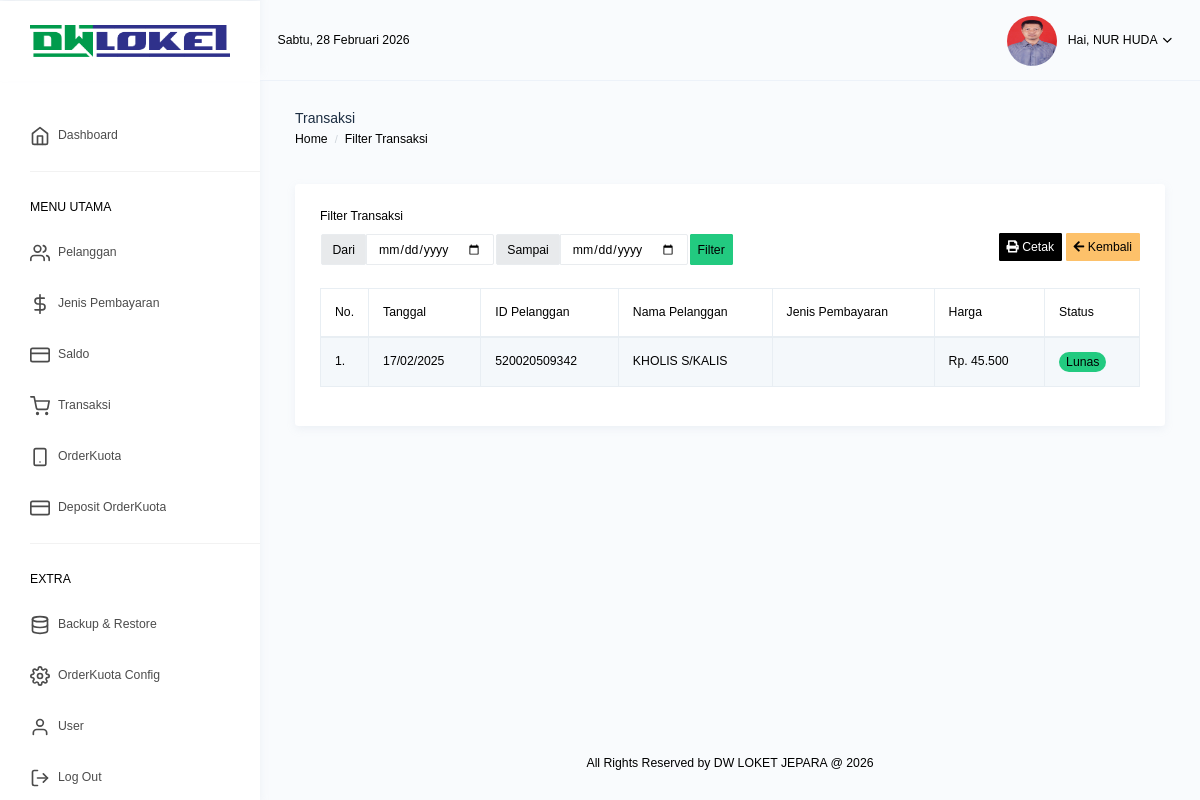
/transaksi/cari_transaksi.php?id=309 (signed in), run on the app's committed database.
### tables this page shows
CREATE TABLE `tb_user` (
  `id_user` int NOT NULL AUTO_INCREMENT,
  `username` varchar(50) NOT NULL,
  `password` varchar(255) DEFAULT NULL,
  `nama` varchar(100) NOT NULL,
  `email` varchar(100) NOT NULL,
  `foto` varchar(50) NOT NULL,
  `level` enum('admin','user') NOT NULL,
  PRIMARY KEY (`id_user`)
);

CREATE TABLE `transaksi` (
  `id_transaksi` int NOT NULL AUTO_INCREMENT,
  `tgl` date NOT NULL,
  `idpel` varchar(100) NOT NULL,
  `nama` varchar(100) NOT NULL,
  `produk` varchar(255) DEFAULT NULL,
  `id_bayar` int NOT NULL,
  `harga` varchar(100) NOT NULL,
  `status` enum('Lunas','Belum') NOT NULL,
  `ket` varchar(50) NOT NULL,
  PRIMARY KEY (`id_transaksi`),
  KEY `id_bayar` (`id_bayar`),
  CONSTRAINT `transaksi_ibfk_1` FOREIGN KEY (`id_bayar`) REFERENCES `tb_jenisbayar` (`id_bayar`) ON DELETE CASCADE ON UPDATE CASCADE
);

### config/config.php (called while the page is built, shortened)
<?php
function base_url($url = null) {
    $protocol = isset($_SERVER['HTTPS']) && $_SERVER['HTTPS'] === 'on' ? "https://" : "http://";
    $host = $_SERVER['HTTP_HOST'];
    $script_name = $_SERVER['SCRIPT_NAME'];
    $base_path = "/dwloket_ok";
    $root_url = $protocol . $host . $base_path;
    if($url != null) {
        return $root_url."/".$url;
    } else {
        return $root_url;
    }
}
function format_hari_tanggal($waktu)
{
$hari_array = array(
'Minggu',
'Senin',
'Selasa',
'Rabu',
'Kamis',
'Jumat',
'Sabtu'
);
$hr = date('w', strtotime($waktu));
$hari = $hari_array[$hr];
$tanggal = date('j', strtotime($waktu));
$bulan_array = array(
1 => 'Januari',
2 => 'Februari',
3 => 'Maret',
4 => 'April',
5 => 'Mei',
6 => 'Juni',
7 => 'Juli',
8 => 'Agustus',
9 => 'September',
10 => 'Oktober',
11 => 'November',
12 => 'Desember',
);
$bl = date('n', strtotime($waktu));
$bulan = $bulan_array[$bl];
$tahun = date('Y', strtotime($waktu));
return "$hari, $tanggal $bulan $tahun";
}

### transaksi/cari_transaksi.php (the view, shortened to what this page needs)
<?php
include_once('../header.php');
$id = @$_GET['id'];
$sql = $koneksi->query("SELECT * FROM transaksi WHERE id_transaksi='$id'");
?>
<!DOCTYPE html>
<html lang="en">
<head>
</head>
<body>
    <div class="page-breadcrumb">
        <div class="row">
            <div class="col-7 align-self-center">
                <h4 class="page-title text-truncate text-dark font-weight-medium mb-1">Transaksi</h4>
                <div class="d-flex align-items-center">
                    <nav aria-label="breadcrumb">
                        <ol class="breadcrumb m-0 p-0">
                            <li class="breadcrumb-item"><a href="<?=base_url('home')?>" class="text-muted">Home</a></li>
                            <li class="breadcrumb-item text-muted active" aria-current="page">Filter Transaksi</li>
                        </ol>
                    </nav>
                </div>
            </div>
        </div>
    </div>
    <div class="container-fluid">
        <div class="row">
            <div class="col-12">
                <div class="card">
                    <div class="card-body">
                        <h4 class="card-title">Filter Transaksi</h4>
                        <div class="table-responsive">
							<div class="float-right">
							<a href="<?=base_url('laporan/cetak_filter.php')?>" class="btn btn-secondary btn-sm" target="_blank"><i class="fa fa-print"></i> Cetak</a>
								<a href="<?=base_url('transaksi')?>" class="btn btn-warning btn-sm"><i class="fa fa-arrow-left"></i> Kembali</a>
							</div>
							<div class="float-left">
								<form action="#" method="POST">
									<table>
										<tr>
											<td>
												<div class="input-group">
													<span class="input-group-text" id="basic-addon1">Dari</span>
													<input type="date" class="form-control" name="tgl1">
												</div>
											</td>
											<td>
												<div class="input-group">
													<span class="input-group-text" id="basic-addon1">Sampai</span>
													<input type="date" class="form-control" name="tgl2">
												</div>
											</td>
											<td>
												<input type="submit" value="Filter" name="cari"
													class="form-control btn btn-success btn-sm">
											</td>
										</tr>
									</table>
								</form>
							</div><br><br><br>
							<table class="table table-bordered table-hover table-striped" id="">
								<thead>
									<tr>
										<th style="width: 5%">No.</th>
										<th>Tanggal</th>
										<th>ID Pelanggan</th>
										<th>Nama Pelanggan</th>
										<th>Jenis Pembayaran</th>
										<th>Harga</th>
										<th>Status</th>
									</tr>
								</thead>
								<tbody>
									<?php
										$no = 1;
										while($data = $sql->fetch_assoc()) {
											$tgl = $data['tgl'];
											$status = ($data['status'] == 'Lunas')? "<span class='badge badge-pill badge-success'>Lunas</span>" : "<span class='badge badge-pill badge-danger'>Belum Bayar</span>";
										?>
									<tr>
										<td><?=$no++."."; ?></td>
										<td><?=date('d/m/Y', strtotime($tgl));?></td>
										<td><?=$data['idpel'];?></td>
										<td><?=$data['nama'];?></td>
										<td><?=$data['jenis_bayar'];?></td>
										<td>Rp. <?=number_format($data['harga'], 0, ",", ".");?></td>
										<td><?=$status?></td>
									</tr>
									<?php
										}
										?>
								</tbody>
							</table>
						</div>
                    </div>
                </div>
            </div>
        </div>
    </div>
    <?php
    include_once('../footer.php');
    ?>
</body>
</html>

### header.php (shortened to what this page needs)
<?php
require_once __DIR__ . "/config/config.php";
$id = isset($_SESSION['id_user']) ? (int)$_SESSION['id_user'] : 0;
$tampil = null;
if ($id > 0) {
	$stmt = $koneksi->prepare("SELECT * FROM tb_user WHERE id_user = ?");
	$stmt->bind_param("i", $id);
	$stmt->execute();
	$result = $stmt->get_result();
	$tampil = $result->fetch_assoc();
} else {
	header("Location: " . base_url('auth/login.php'));
	exit();
}
?>
<!DOCTYPE html>
<html dir="ltr" lang="en">
<head>
    <link href="<?=base_url()?>/files/assets/extra-libs/c3/c3.min.css" rel="stylesheet">
    <link href="<?=base_url()?>/files/assets/libs/chartist/dist/chartist.min.css" rel="stylesheet">
    <link href="<?=base_url()?>/files/assets/extra-libs/jvector/jquery-jvectormap-2.0.2.css" rel="stylesheet" />
    <link href="<?=base_url()?>/files/assets/extra-libs/datatables.net-bs4/css/dataTables.bootstrap4.css"
        rel="stylesheet">
    <link href="<?=base_url()?>/files/dist/css/style.min.css?v=<?=time()?>" rel="stylesheet">
    <link href="<?=base_url()?>/files/dist/css/modern-style.css?v=<?=time()?>" rel="stylesheet">
    <link href="<?=base_url()?>/files/dist/css/sweetalert2.min.css" rel="stylesheet">
</head>
<body>
    <div id="main-wrapper" data-theme="light" data-layout="vertical" data-navbarbg="skin6" data-sidebartype="full"
        data-sidebar-position="fixed" data-header-position="fixed" data-boxed-layout="full">
        <header class="topbar" data-navbarbg="skin6">
            <nav class="navbar top-navbar navbar-expand-md">
                <div class="navbar-header" data-logobg="skin6">
                    <div class="navbar-brand">
                        <a href="<?=base_url('home')?>">
                            <b class="logo-icon">
                                <img src="<?=base_url()?>/files/assets/images/dwloket_logo.png" alt="homepage"
                                    class="dark-logo" width="200" height="50" />
                            </b>
                        </a>
                    </div>
                </div>
                <div class="navbar-collapse collapse" id="navbarSupportedContent">
                    <ul class="navbar-nav float-left mr-auto ml-3 pl-1 d-none d-md-flex">
                        <?php $date = date('Y-m-d'); echo format_hari_tanggal($date) ?>
                    </ul>
                    <ul class="navbar-nav float-right">
                        <li class="nav-item dropdown">
                            <a class="nav-link dropdown-toggle" href="javascript:void(0)" data-toggle="dropdown"
                                aria-haspopup="true" aria-expanded="false">
                                <img src="<?=base_url()?>/files/assets/images/<?=htmlspecialchars($tampil['foto'] ?? 'default.png', ENT_QUOTES, 'UTF-8'); ?>" alt="user"
                                    class="rounded-circle" width="50" height="50">
                                <span class="ml-2 d-none d-lg-inline-block"><span>Hai,</span> <span
                                        class="text-dark"><?=htmlspecialchars($tampil['nama'] ?? 'User', ENT_QUOTES, 'UTF-8'); ?></span> <i data-feather="chevron-down"
                                        class="svg-icon"></i></span>
                            </a>
                        </li>
                    </ul>
                </div>
            </nav>
        </header>
        <aside class="left-sidebar" data-sidebarbg="skin6">
            <div class="scroll-sidebar" data-sidebarbg="skin6">
                <nav class="sidebar-nav">
                    <ul id="sidebarnav">
                        <li class="sidebar-item">
                            <a class="sidebar-link sidebar-link" href="<?=base_url('home')?>" aria-expanded="false"><i
                                    data-feather="home" class="feather-icon"></i><span
                                    class="hide-menu">Dashboard</span>
                            </a>
                        </li>
                        <li class="list-divider"></li>
                        <li class="nav-small-cap">
                            <span class="hide-menu">MENU UTAMA</span>
                        </li>
                        <li class="sidebar-item">
                            <a class="sidebar-link" href="<?=base_url('pelanggan/pelanggan.php')?>"
                                aria-expanded="false"><i data-feather="users" class="feather-icon"></i><span
                                    class="hide-menu">Pelanggan</span>
                            </a>
                        </li>
                        <li class="sidebar-item">
                            <a class="sidebar-link sidebar-link" href="<?=base_url('jenisbayar/jenis_bayar.php')?>"
                                aria-expanded="false"><i data-feather="dollar-sign" class="feather-icon"></i><span
                                    class="hide-menu">Jenis Pembayaran</span>
                            </a>
                        </li>
                        <li class="sidebar-item">
                            <a class="sidebar-link sidebar-link" href="<?=base_url('saldo/saldo.php')?>"
                                aria-expanded="false"><i data-feather="credit-card" class="feather-icon"></i><span
                                    class="hide-menu">Saldo</span>
                            </a>
                        </li>
                        <li class="sidebar-item">
                            <a class="sidebar-link sidebar-link" href="<?=base_url('transaksi/transaksi.php')?>"
                                aria-expanded="false"><i data-feather="shopping-cart" class="feather-icon"></i><span
                                    class="hide-menu">Transaksi</span>
                            </a>
                        </li>
                        <li class="sidebar-item">
                            <a class="sidebar-link sidebar-link" href="<?=base_url('orderkuota/index.php')?>"
                                aria-expanded="false"><i data-feather="smartphone" class="feather-icon"></i><span
                                    class="hide-menu">OrderKuota</span>
                            </a>
                        </li>
                        <li class="sidebar-item">
                            <a class="sidebar-link sidebar-link" href="<?=base_url('orderkuota/deposit.php')?>"
                                aria-expanded="false"><i data-feather="credit-card" class="feather-icon"></i><span
                                    class="hide-menu">Deposit OrderKuota</span>
                            </a>
                        </li>
                        <li class="list-divider"></li>
                        <li class="nav-small-cap">
                            <span class="hide-menu">Extra</span>
                        </li>
                        <?php if (isset($_SESSION['level']) && $_SESSION['level'] == 'admin'): ?>
                        <li class="sidebar-item">
                            <a class="sidebar-link sidebar-link" href="<?=base_url('admin/backup.php')?>"
                                aria-expanded="false"><i data-feather="database" class="feather-icon"></i><span
                                    class="hide-menu">Backup & Restore</span>
                            </a>
                        </li>
                        <li class="sidebar-item">
                            <a class="sidebar-link sidebar-link" href="<?=base_url('admin/orderkuota_config.php')?>"
                                aria-expanded="false"><i data-feather="settings" class="feather-icon"></i><span
                                    class="hide-menu">OrderKuota Config</span>
                            </a>
                        </li>
                        <?php endif; ?>
                        <li class="sidebar-item">
                            <a class="sidebar-link sidebar-link" href="<?=base_url('user/user.php')?>"
                                aria-expanded="false"><i data-feather="user" class="feather-icon"></i><span
                                    class="hide-menu">User</span>
                            </a>
                        </li>
                        <li class="sidebar-item">
                            <a class="sidebar-link sidebar-link" href="javascript:void(0)" onclick="confirmLogout()"
                                aria-expanded="false"><i data-feather="log-out" class="feather-icon"></i><span
                                    class="hide-menu">Log Out</span>
                            </a>
                        </li>
                    </ul>
                </nav>
            </div>
        </aside>
        <div class="page-wrapper">

### data on the page
tb_user: foto (picture), nama "NUR HUDA"
transaksi: tgl "17/02/2025", idpel "520020509342", nama "KHOLIS S/KALIS", harga "45.500", status "Lunas"
